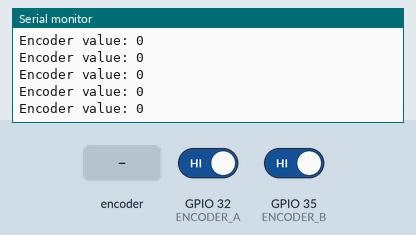
Recording of a sketch running on a simulated ESP32. Shown: the last lines printed to the serial monitor. Inputs (shaded band) come from the test bench; at power-on: GPIO 32 (ENCODER_A) HIGH, GPIO 35 (ENCODER_B) HIGH.

Above: at 1.2 s.
1.3 s: rotary encoder on GPIO 32 (ENCODER_A) / GPIO 35 (ENCODER_B) turned 1 step (first pin leading)
At 1.41 s:
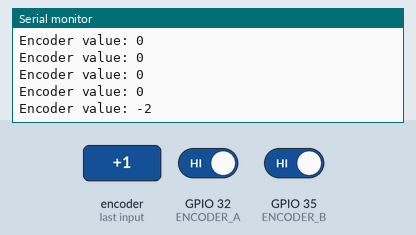
3.0 s: rotary encoder on GPIO 32 (ENCODER_A) / GPIO 35 (ENCODER_B) turned 1 step (first pin leading)
At 3.11 s:
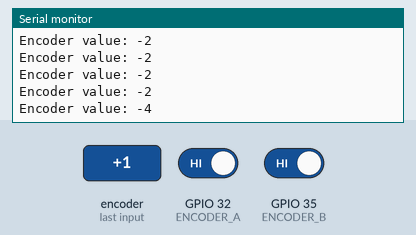
Timing chart, 0 to 6.0 s (numbered marks = the images above; inputs shaded):
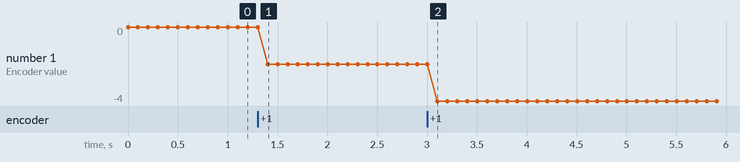

Measured:
- after the input at 1.3 s, the serial monitor: prints a new line after 0.10 s (image 1)
- after the input at 3.0 s, the serial monitor: prints a new line after 0.10 s (image 2)
- plotted number 1: 0 → -2 after the input at 1.3 s, -2 → -4 after the input at 3.0 s

The sketch:

test_mini_hall.ino
```cpp
#define ENCODER_A 32 // Pin for Encoder A
#define ENCODER_B 35 // Pin for Encoder B

volatile int encoder_value = 0; // Global variable for storing the encoder position

void encoder_isr() {
  // If the state of A changed, it means the encoder has been rotated
    if (digitalRead(ENCODER_A) == LOW) {
      encoder_value++;
    } else {
      encoder_value--;
    }
    if (digitalRead(ENCODER_B) == LOW) {
      encoder_value--;
    } else {
      encoder_value++;
    }
}

void setup() {
  Serial.begin(115200); // Initialize serial communication
  pinMode(ENCODER_A, INPUT_PULLUP);
  pinMode(ENCODER_B, INPUT_PULLUP);

  // Attaching the ISR to encoder A
  attachInterrupt(digitalPinToInterrupt(ENCODER_A), encoder_isr, RISING);
  attachInterrupt(digitalPinToInterrupt(ENCODER_B), encoder_isr, RISING);
}

void loop() {
  Serial.println("Encoder value: " + String(encoder_value));
  delay(100);
}
```
